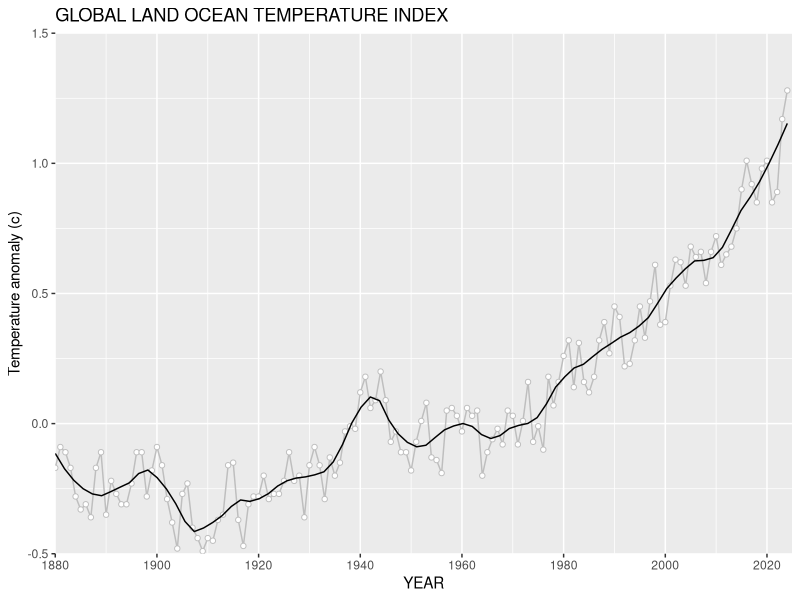
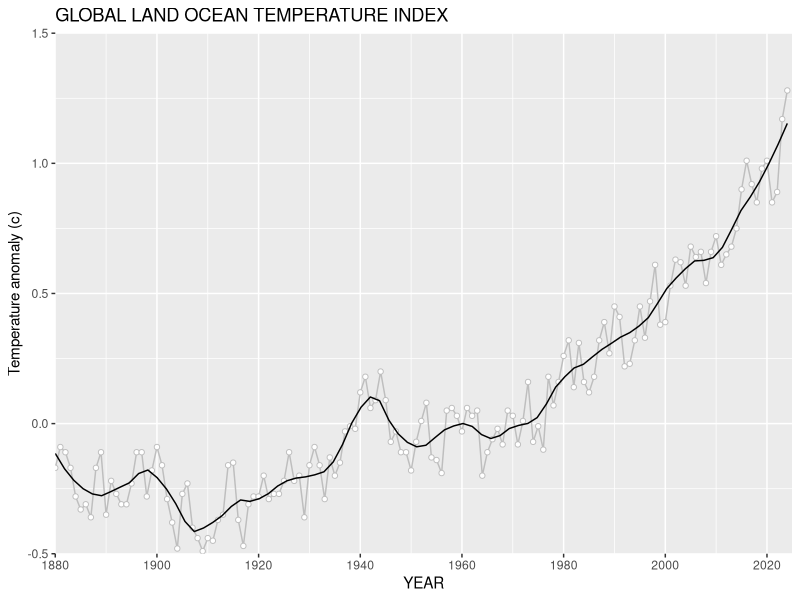

These charts were generated, in order, by the following R code:
library(tidyverse)
read_csv("data/GLB.Ts+dSST.csv", skip = 1, na = "***") %>%
  select(year = Year, t_diff = `J-D`) %>%
  ggplot(aes(x = year, y = t_diff)) +
  geom_line(color = "gray", size = 0.5) +
  geom_point(fill = "white", color = "gray", shape = 21) +
  geom_smooth(se = FALSE, color = "black", size = 0.5, span = 0.15) +
  scale_x_continuous(breaks=seq(1880, 2025, 20), expand=c(0,0)) +
  scale_y_continuous(limits=c(-0.5, 1.5), expand=c(0,0)) +
  labs(
    x = "YEAR",
    y = "Temperature anomaly (c)",
    title = "GLOBAL LAND OCEAN TEMPERATURE INDEX"
  )
  theme_light() +
  theme(
    axis.ticks = element_blank()
  )


ggsave("figures/temperature_index_plot.png", width = 6, height = 4)
